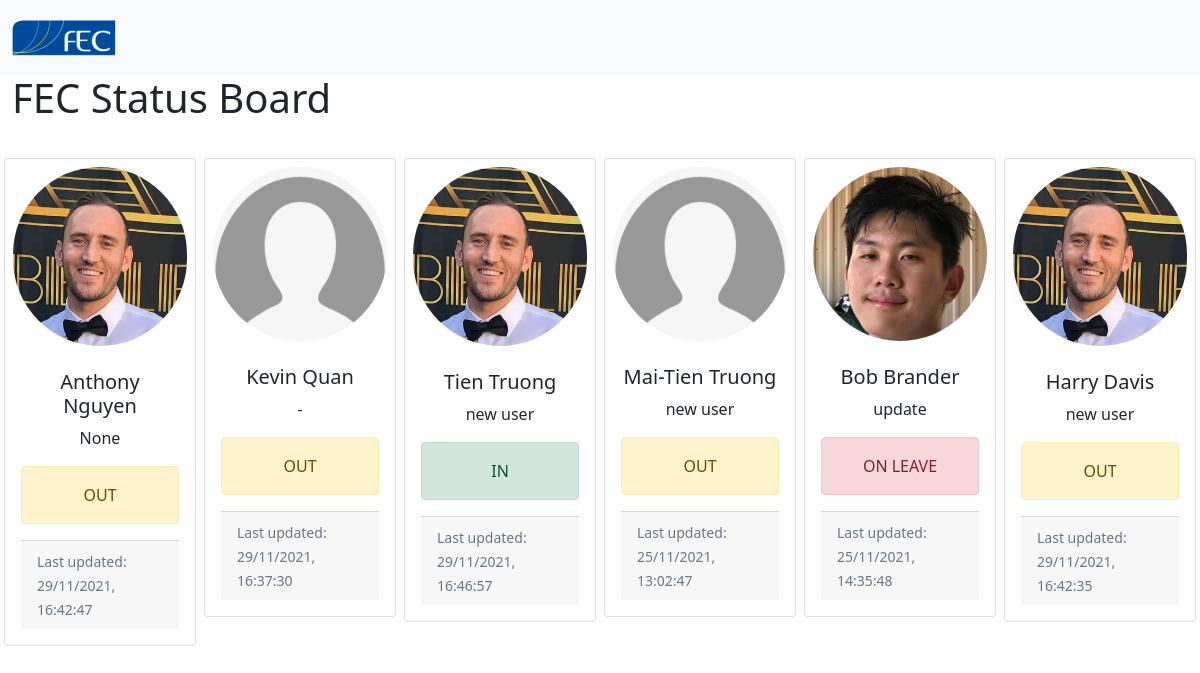
The page / on the database its author committed.
### tables this page shows
CREATE TABLE "user" (
	"id"	TEXT NOT NULL UNIQUE,
	"email"	TEXT,
	"fname"	TEXT,
	"lname"	TEXT,
	"lastmod"	TEXT,
	"status"	TEXT DEFAULT 'OUT',
	"comment"	TEXT,
	PRIMARY KEY("id")
);

### app.py (the view)
@app.route('/')
def root():
    data = get_all_users(DB_PATH)
    return render_template("status.html", title="STATUS BOARD", users=data)

### app.py (called while the page is built)
def get_all_users(db):
    conn = None
    try:
        conn = sqlite3.connect(db)
        c = conn.cursor()
        q_find_users = "SELECT * FROM user"
        c.execute(q_find_users)
        rows = c.fetchall()
    except Error as e:
        print(e)
    finally:
        if conn:
            conn.close()
            return rows

### templates/status.html (shortened to what this page needs)
{% extends "base.html" %}
{% block content %}
    <h1>FEC Status Board</h1>
    <br>
    <div class="row">
        {% for user in users %}
            <div class="col-sm-2 px-1 py-1">
                <div class="card">
                    <div class="text-center">
                        <img class="card-img-top CattoBorderRadius py-2 px-2" src="/static/images/users/{{ user[0] }}.png" style="max-height: 200px; max-width: 200px;" alt="Profile picture" onerror="if(this.src != '/static/images/users/default.png') this.src = '/static/images/users/default.png';">
                    </div>
                    <div class="card-body">
                        <h5 class="card-title text-center">{{ user[2] }} {{ user[3] }}</h5>
                        <p class="card-text text-center">{{ user[6] }}</p>
                        <div
                        {% if user[5] == "OUT" %}
                            class="alert alert-warning text-center"
                            {% elif user[5] == "IN" %}
                            class="alert alert-success text-center"
                            {% elif user[5] == "ON LEAVE" %}
                            class="alert alert-danger text-center"
                            {% elif user[5] == "WFH" %}
                            class="alert alert-primary text-center"
                            {% endif %} role="alert">
                            {{ user[5] }}
                        </div>
                        <div class="card-footer">
                            <small class="text-muted">Last updated: {{ user[4] }}</small>
                        </div>
                    </div>
                </div>
            </div>
            {% endfor %}
    </div>
{% endblock %}

### templates/base.html (shortened to what this page needs)
<!doctype html>
<html lang="en">
    <head>
      <link href="https://cdn.jsdelivr.net/npm/bootstrap@5.1.0/dist/css/bootstrap.min.css" rel="stylesheet">
      <link href="/static/style.css" rel="stylesheet">
    </head>
    <body>
      <nav class="navbar navbar-light bg-light">
        <div class="container-fluid">
          <a class="navbar-brand" href="/">
            <img src="/static/images/fec-logo-nav.png" alt="" width="104" height="48"  class="d-inline-block align-text-middle">
          </a>
        </div>
      </nav>
      <div class="container-fluid">
        {% block content %}{% endblock %}
      </div>
  </body>
</html>

### static/style.css (style rules this page uses)
.CattoBorderRadius { border-radius: 200px; }

### rows shown on the page
user: id (picture), fname "Anthony", lname "Nguyen", comment "None", status "OUT", lastmod "29/11/2021, 16:42:47"
user: fname "Kevin", lname "Quan", comment "-", status "OUT", lastmod "29/11/2021, 16:37:30"
user: id (picture), fname "Tien", lname "Truong", comment "new user", status "IN", lastmod "29/11/2021, 16:46:57"
user: fname "Mai-Tien", lname "Truong", comment "new user", status "OUT", lastmod "25/11/2021, 13:02:47"
user: id (picture), fname "Bob", lname "Brander", comment "update", status "ON LEAVE", lastmod "25/11/2021, 14:35:48"
user: id (picture), fname "Harry", lname "Davis", comment "new user", status "OUT", lastmod "29/11/2021, 16:42:35"
